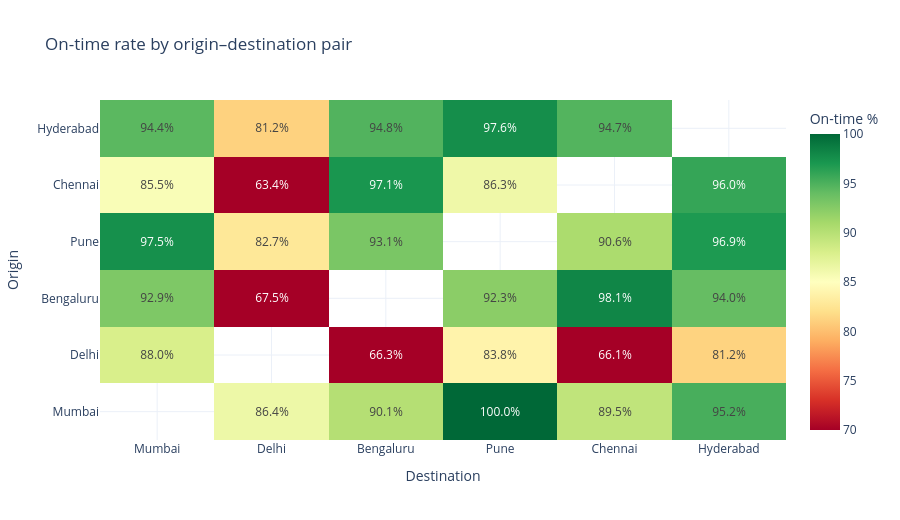

The notebook cell saved with this chart:
### Markdown cell above
**Observation.** On-time performance is calibrated to 88% overall. Volume is
spread across the year, with a modest monsoon dip in on-time performance
(June–September) driven by the synthetic risk model. This gives the delay
classifier a realistic seasonal signal rather than a flat target.

### Code cell
pivot = trips.pivot_table(
    index="origin",
    columns="destination",
    values="delivery_status",
    aggfunc=lambda series: (series == "On_Time").mean(),
).reindex(index=config.CITIES, columns=config.CITIES)

z = pivot.to_numpy() * 100
text = np.where(np.isnan(z), "", np.char.add(np.round(np.nan_to_num(z), 1).astype(str), "%"))

fig = go.Figure(
    go.Heatmap(
        z=z,
        x=config.CITIES,
        y=config.CITIES,
        colorscale="RdYlGn",
        zmin=70,
        zmax=100,
        text=text,
        texttemplate="%{text}",
        colorbar=dict(title="On-time %"),
        hovertemplate="%{y} → %{x}<br>On-time: %{z:.1f}%<extra></extra>",
    )
)
fig.update_layout(
    title="On-time rate by origin–destination pair",
    xaxis_title="Destination",
    yaxis_title="Origin",
    height=520,
)
fig.write_image(config.FIGURES / "03_route_heatmap.png", width=850, height=600, scale=2)
fig.show()

### Figure 1 — Plotly figure (JSON) as saved in the notebook; plotly's stock layout.template omitted (floating-point values rounded to 4 significant figures)
{"data": [{"colorbar": {"title": {"text": "On-time %"}}, "colorscale": [[0.0, "rgb(165,0,38)"], [0.1, "rgb(215,48,39)"], [0.2, "rgb(244,109,67)"], [0.3, "rgb(253,174,97)"], [0.4, "rgb(254,224,139)"], [0.5, "rgb(255,255,191)"], [0.6, "rgb(217,239,139)"], [0.7, "rgb(166,217,106)"], [0.8, "rgb(102,189,99)"], [0.9, "rgb(26,152,80)"], [1.0, "rgb(0,104,55)"]], "hovertemplate": "%{y} → %{x}<br>On-time: %{z:.1f}%<extra></extra>", "text": [["", "86.4%", "90.1%", "100.0%", "89.5%", "95.2%"], ["88.0%", "", "66.3%", "83.8%", "66.1%", "81.2%"], ["92.9%", "67.5%", "", "92.3%", "98.1%", "94.0%"], ["97.5%", "82.7%", "93.1%", "", "90.6%", "96.9%"], ["85.5%", "63.4%", "97.1%", "86.3%", "", "96.0%"], ["94.4%", "81.2%", "94.8%", "97.6%", "94.7%", ""]], "texttemplate": "%{text}", "type": "heatmap", "x": ["Mumbai", "Delhi", "Bengaluru", "Pune", "Chennai", "Hyderabad"], "y": ["Mumbai", "Delhi", "Bengaluru", "Pune", "Chennai", "Hyderabad"], "z": [[NaN, 86.39, 90.12, 100.0, 89.47, 95.18], [88.02, NaN, 66.3, 83.83, 66.15, 81.22], [92.86, 67.52, NaN, 92.26, 98.1, 94.0], [97.48, 82.74, 93.06, NaN, 90.64, 96.88], [85.47, 63.45, 97.14, 86.3, NaN, 95.95], [94.44, 81.18, 94.8, 97.63, 94.74, NaN]], "zmax": 100, "zmin": 70}], "layout": {"height": 520, "title": {"text": "On-time rate by origin–destination pair"}, "xaxis": {"title": {"text": "Destination"}}, "yaxis": {"title": {"text": "Origin"}}}}
